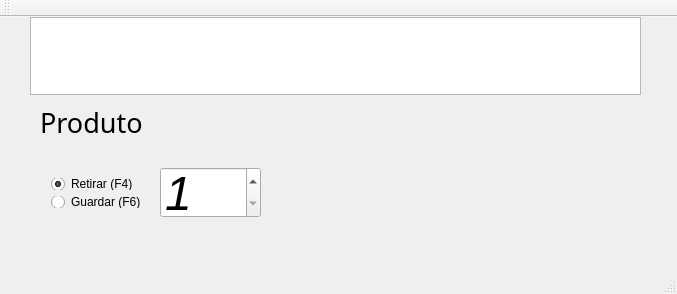
<?xml version="1.0" encoding="UTF-8"?>
<ui version="4.0">
 <class>MainWindow</class>
 <widget class="QMainWindow" name="MainWindow">
  <property name="geometry">
   <rect>
    <x>0</x>
    <y>0</y>
    <width>677</width>
    <height>294</height>
   </rect>
  </property>
  <property name="windowTitle">
   <string>MainWindow</string>
  </property>
  <widget class="QWidget" name="centralWidget">
   <widget class="QPlainTextEdit" name="productBarcodeText">
    <property name="geometry">
     <rect>
      <x>30</x>
      <y>0</y>
      <width>611</width>
      <height>78</height>
     </rect>
    </property>
    <property name="font">
     <font>
      <family>Abyssinica SIL</family>
      <pointsize>36</pointsize>
     </font>
    </property>
    <property name="tabChangesFocus">
     <bool>true</bool>
    </property>
    <property name="plainText">
     <string/>
    </property>
   </widget>
   <widget class="QLabel" name="productNameLabel">
    <property name="geometry">
     <rect>
      <x>40</x>
      <y>90</y>
      <width>601</width>
      <height>31</height>
     </rect>
    </property>
    <property name="font">
     <font>
      <family>Abyssinica SIL</family>
      <pointsize>20</pointsize>
     </font>
    </property>
    <property name="text">
     <string>Produto</string>
    </property>
   </widget>
   <widget class="QSpinBox" name="amountSpin">
    <property name="geometry">
     <rect>
      <x>160</x>
      <y>150</y>
      <width>101</width>
      <height>51</height>
     </rect>
    </property>
    <property name="font">
     <font>
      <pointsize>36</pointsize>
      <italic>true</italic>
     </font>
    </property>
    <property name="focusPolicy">
     <enum>Qt::StrongFocus</enum>
    </property>
    <property name="minimum">
     <number>1</number>
    </property>
    <property name="value">
     <number>1</number>
    </property>
   </widget>
   <widget class="QWidget" name="layoutWidget">
    <property name="geometry">
     <rect>
      <x>40</x>
      <y>150</y>
      <width>113</width>
      <height>52</height>
     </rect>
    </property>
    <layout class="QVBoxLayout" name="verticalLayout">
     <item>
      <widget class="QRadioButton" name="takeRadio">
       <property name="focusPolicy">
        <enum>Qt::NoFocus</enum>
       </property>
       <property name="text">
        <string>Retirar (F4)</string>
       </property>
       <property name="shortcut">
        <string>F4</string>
       </property>
       <property name="checked">
        <bool>true</bool>
       </property>
      </widget>
     </item>
     <item>
      <widget class="QRadioButton" name="storeRadio">
       <property name="focusPolicy">
        <enum>Qt::NoFocus</enum>
       </property>
       <property name="text">
        <string>Guardar (F6)</string>
       </property>
       <property name="shortcut">
        <string>F6</string>
       </property>
      </widget>
     </item>
    </layout>
   </widget>
  </widget>
  <widget class="QToolBar" name="mainToolBar">
   <attribute name="toolBarArea">
    <enum>TopToolBarArea</enum>
   </attribute>
   <attribute name="toolBarBreak">
    <bool>false</bool>
   </attribute>
  </widget>
  <widget class="QStatusBar" name="statusBar"/>
  <widget class="QMenuBar" name="menuBar">
   <property name="geometry">
    <rect>
     <x>0</x>
     <y>0</y>
     <width>677</width>
     <height>25</height>
    </rect>
   </property>
  </widget>
 </widget>
 <layoutdefault spacing="6" margin="11"/>
 <tabstops>
  <tabstop>productBarcodeText</tabstop>
  <tabstop>amountSpin</tabstop>
  <tabstop>takeRadio</tabstop>
  <tabstop>storeRadio</tabstop>
 </tabstops>
 <resources/>
 <connections>
  <connection>
   <sender>amountSpin</sender>
   <signal>valueChanged(int)</signal>
   <receiver>MainWindow</receiver>
   <slot>setAmount(int)</slot>
   <hints>
    <hint type="sourcelabel">
     <x>190</x>
     <y>213</y>
    </hint>
    <hint type="destinationlabel">
     <x>338</x>
     <y>146</y>
    </hint>
   </hints>
  </connection>
  <connection>
   <sender>takeRadio</sender>
   <signal>clicked()</signal>
   <receiver>MainWindow</receiver>
   <slot>setTakeState()</slot>
   <hints>
    <hint type="sourcelabel">
     <x>83</x>
     <y>199</y>
    </hint>
    <hint type="destinationlabel">
     <x>338</x>
     <y>146</y>
    </hint>
   </hints>
  </connection>
  <connection>
   <sender>storeRadio</sender>
   <signal>clicked()</signal>
   <receiver>MainWindow</receiver>
   <slot>setStoreState()</slot>
   <hints>
    <hint type="sourcelabel">
     <x>83</x>
     <y>227</y>
    </hint>
    <hint type="destinationlabel">
     <x>338</x>
     <y>146</y>
    </hint>
   </hints>
  </connection>
 </connections>
 <slots>
  <slot>setAmount(int)</slot>
  <slot>setTakeState()</slot>
  <slot>setStoreState()</slot>
 </slots>
</ui>
